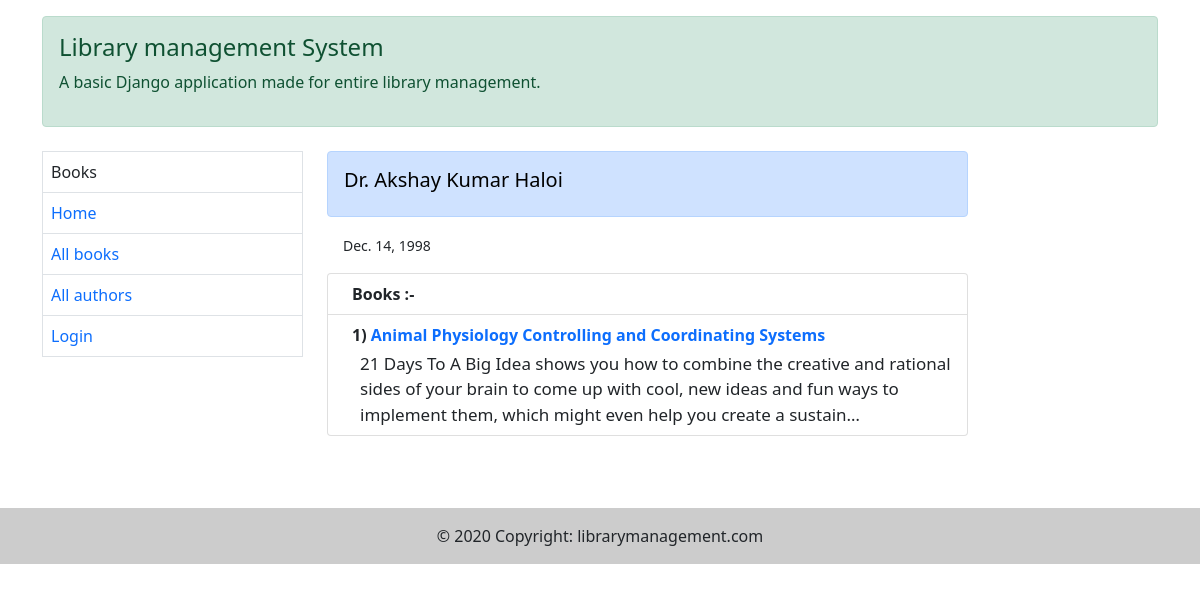
The app's page /catalog/author/Haloi/2 with its own data.
### catalog/models.py (models this page shows, shortened)
class Author(models.Model):
    first_name = models.CharField(max_length=100)
    last_name = models.CharField(max_length=100)
    date_of_birth = models.DateField(null=True, blank=True)
    date_of_death = models.DateField('Date of death', null=True, blank=True)
    class Meta:
        ordering = ['last_name', 'first_name']

class Book(models.Model):
    title = models.CharField(max_length=300, help_text="Enter book title")
    author = models.ForeignKey('Author', on_delete=models.SET_NULL, null=True)
    summary = models.TextField(max_length=1000, help_text="Enter brief summary of the book")
    isbn = models.CharField('ISBN', max_length=13, unique=True, help_text="13 Character <a href='https://www.isbn-international.org/content/what-isbn'>ISBN number</a>")
    genre = models.ManyToManyField(Genre, help_text="Select a genre for this book")
    language = models.ForeignKey("Language", on_delete=models.SET_NULL, null=True)
    def get_absolute_url(self):
        return reverse('book-detail', args=[str(self.id)])
    def display_genre(self):
        """Create a string for genre as Admin cannot support ManyToMany in 'list_display'"""
        return ', '.join(genre.name for genre in self.genre.all()[:3])
    display_genre.short_description = 'Genre'

### catalog/views.py (the view)
# urls.py: path('author/<str:name>/<int:pk>', views.AuthorDetailView.as_view(), name="author-detail"),
class AuthorDetailView(generic.DetailView):
    model = Author
    template_name = 'catalog/author_detail.html'
    context_object_name = 'author'

### templates/catalog/author_detail.html (shortened to what this page needs)
{% extends 'catalog/base.html' %}
{% load static %}
{% block body %}
    <div class="alert alert-primary" role="alert">
        <h5 style="color: black">{{ author.first_name }} {{ author.last_name }}</h5>
    </div>
    <small class="p-3">{{ author.date_of_birth }}</small>
    <ol class="list-group list-group mt-3">
        <li class="list-group-item d-flex justify-content-between align-items-start">
            <div class="ms-2 me-auto">
                <div class="fw-bold">Books :-</div>
            </div>
        </li>
    {% if author.book_set.all %}
        {% for book in author.book_set.all %}
        <li class="list-group-item d-flex justify-content-between align-items-start">
            <div class="ms-2 me-auto">
                <div class="fw-bold">{{ forloop.counter }})  <a href="{{ book.get_absolute_url }}">{{ book.title }}</a></div>
                <div style="font-size: 17px" class="ms-2 pt-1">{{ book.summary|truncatechars:'200' }}</div>
            </div>
        </li>
    {% endfor %}
        {% else %}
        <li class="list-group-item d-flex justify-content-between align-items-start">
            <div class="ms-2 me-auto">
                <div style="color: palevioletred" class="fw-bold">'{{ author.first_name|capfirst }}' has not written any books</div>
            </div>
        </li>
    {% endif %}
    </ol>
    <br><br><br>
{% endblock %}

### records on screen
Author: first_name "Dr. Akshay Kumar", last_name "Haloi", date_of_birth "Dec. 14, 1998"
Book: title "Animal Physiology Controlling and Coordinating Systems", summary "21 Days To A Big Idea shows you how to combine the creative and rational sides of your brain to come up with cool, new ideas and fun ways to implement them, which might even help you create a sustain…"
